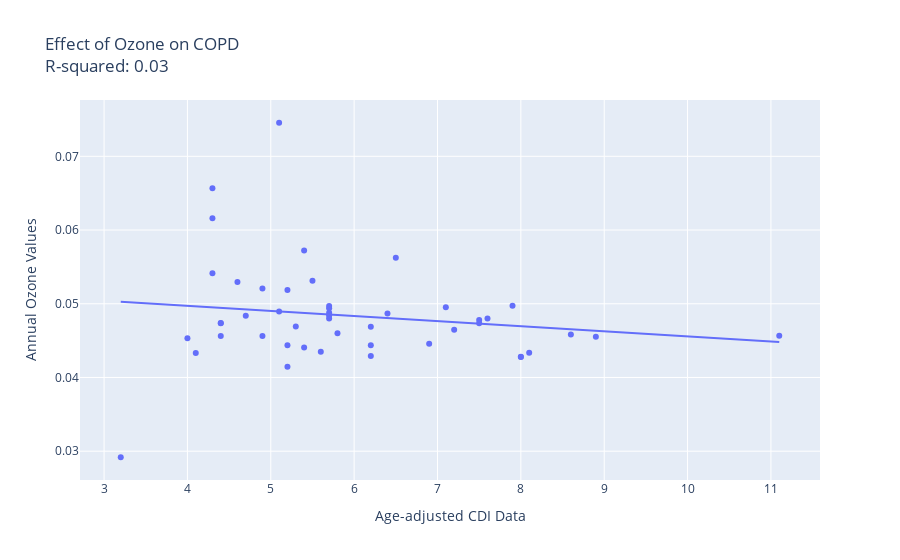

Notebook cell for this chart:
### Code cell
## Ozone and COPD
plot_indiv_cdi('Ozone', "COPD", copd_df)

### Figure 1 — Plotly figure (JSON) as saved in the notebook; plotly's stock layout.template omitted (floating-point values rounded to 4 significant figures)
{"data": [{"hovertemplate": "<b>%{hovertext}</b><br><br>Age-adjusted CDI Data=%{x}<br>Annual Ozone Values=%{y}<extra></extra>", "hovertext": ["Alabama", "Arizona", "Arkansas", "California", "Colorado", "Connecticut", "Delaware", "Florida", "Georgia", "Hawaii", "Idaho", "Illinois", "Indiana", "Iowa", "Kansas", "Kentucky", "Louisiana", "Maine", "Maryland", "Massachusetts", "Michigan", "Minnesota", "Mississippi", "Missouri", "Montana", "Nevada", "New Hampshire", "New Jersey", "New Mexico", "New York", "North Carolina", "North Dakota", "Ohio", "Oklahoma", "Oregon", "Pennsylvania", "Rhode Island", "South Carolina", "South Dakota", "Tennessee", "Texas", "Utah", "Vermont", "Virginia", "Washington", "Wisconsin", "Wyoming"], "legendgroup": "", "marker": {"color": "#636efa", "symbol": "circle"}, "mode": "markers", "name": "", "orientation": "v", "showlegend": false, "type": "scatter", "x": [8.9, 5.4, 8.1, 5.1, 4.3, 4.6, 5.2, 6.2, 6.2, 3.2, 5.2, 5.7, 7.6, 5.6, 5.8, 11.1, 8, 6.9, 4.4, 4, 7.5, 4.1, 8, 7.5, 5.7, 6.5, 5.7, 4.4, 4.3, 4.4, 5.7, 5.4, 7.1, 7.9, 5.1, 6.4, 6.2, 7.2, 5.7, 8.6, 4.9, 4.3, 5.2, 5.3, 4.9, 4.7, 5.5], "xaxis": "x", "y": [0.04553, 0.05724, 0.04336, 0.07455, 0.06566, 0.05295, 0.04437, 0.0429, 0.04436, 0.02918, 0.05188, 0.04878, 0.04799, 0.04349, 0.046, 0.04566, 0.0428, 0.04459, 0.04738, 0.0453, 0.0478, 0.04333, 0.04279, 0.04735, 0.048, 0.05625, 0.04842, 0.04564, 0.05414, 0.04735, 0.04968, 0.04408, 0.04952, 0.04974, 0.04895, 0.04869, 0.04689, 0.04648, 0.04938, 0.04583, 0.05208, 0.06161, 0.04146, 0.04691, 0.04561, 0.04836, 0.0531], "yaxis": "y"}, {"hovertemplate": "<b>OLS trendline</b><br>Ozone = -0.00069059 * DataValue + 0.05248<br>R<sup>2</sup>=0.025115<br><br>Age-adjusted CDI Data=%{x}<br>Annual Ozone Values=%{y} <b>(trend)</b><extra></extra>", "legendgroup": "", "marker": {"color": "#636efa", "symbol": "circle"}, "mode": "lines", "name": "", "showlegend": false, "type": "scatter", "x": [3.2, 4, 4.1, 4.3, 4.3, 4.3, 4.4, 4.4, 4.4, 4.6, 4.7, 4.9, 4.9, 5.1, 5.1, 5.2, 5.2, 5.2, 5.3, 5.4, 5.4, 5.5, 5.6, 5.7, 5.7, 5.7, 5.7, 5.7, 5.8, 6.2, 6.2, 6.2, 6.4, 6.5, 6.9, 7.1, 7.2, 7.5, 7.5, 7.6, 7.9, 8, 8, 8.1, 8.6, 8.9, 11.1], "xaxis": "x", "y": [0.05027, 0.04972, 0.04965, 0.04951, 0.04951, 0.04951, 0.04944, 0.04944, 0.04944, 0.0493, 0.04923, 0.0491, 0.0491, 0.04896, 0.04896, 0.04889, 0.04889, 0.04889, 0.04882, 0.04875, 0.04875, 0.04868, 0.04861, 0.04854, 0.04854, 0.04854, 0.04854, 0.04854, 0.04847, 0.0482, 0.0482, 0.0482, 0.04806, 0.04799, 0.04771, 0.04758, 0.04751, 0.0473, 0.0473, 0.04723, 0.04702, 0.04696, 0.04696, 0.04689, 0.04654, 0.04633, 0.04481], "yaxis": "y"}], "layout": {"legend": {"tracegroupgap": 0}, "title": {"text": "Effect of Ozone on COPD<br>R-squared: 0.03"}, "xaxis": {"anchor": "y", "domain": [0, 1], "title": {"text": "Age-adjusted CDI Data"}}, "yaxis": {"anchor": "x", "domain": [0, 1], "title": {"text": "Annual Ozone Values"}}}}
